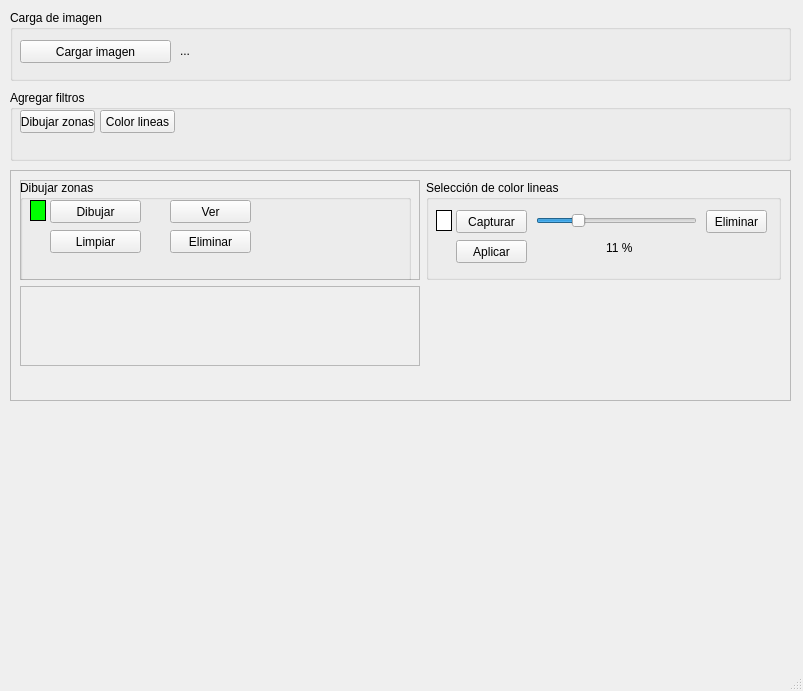
<?xml version="1.0" encoding="UTF-8"?>
<ui version="4.0">
 <class>MainWindow</class>
 <widget class="QMainWindow" name="MainWindow">
  <property name="geometry">
   <rect>
    <x>0</x>
    <y>0</y>
    <width>803</width>
    <height>691</height>
   </rect>
  </property>
  <property name="windowTitle">
   <string>MainWindow</string>
  </property>
  <widget class="QWidget" name="centralwidget">
   <widget class="QGroupBox" name="gbr_load_image">
    <property name="geometry">
     <rect>
      <x>10</x>
      <y>10</y>
      <width>781</width>
      <height>71</height>
     </rect>
    </property>
    <property name="title">
     <string>Carga de imagen</string>
    </property>
    <widget class="QPushButton" name="btn_load_image">
     <property name="geometry">
      <rect>
       <x>10</x>
       <y>30</y>
       <width>151</width>
       <height>23</height>
      </rect>
     </property>
     <property name="text">
      <string>Cargar imagen</string>
     </property>
    </widget>
    <widget class="QLabel" name="lbl_load_image">
     <property name="geometry">
      <rect>
       <x>170</x>
       <y>30</y>
       <width>601</width>
       <height>21</height>
      </rect>
     </property>
     <property name="text">
      <string>...</string>
     </property>
    </widget>
   </widget>
   <widget class="QScrollArea" name="scrollArea_filters">
    <property name="geometry">
     <rect>
      <x>10</x>
      <y>170</y>
      <width>781</width>
      <height>231</height>
     </rect>
    </property>
    <property name="widgetResizable">
     <bool>true</bool>
    </property>
    <property name="alignment">
     <set>Qt::AlignLeading|Qt::AlignLeft|Qt::AlignTop</set>
    </property>
    <widget class="QWidget" name="scrollAreaWidgetContents">
     <property name="geometry">
      <rect>
       <x>0</x>
       <y>0</y>
       <width>779</width>
       <height>229</height>
      </rect>
     </property>
     <layout class="QGridLayout" name="gridLayout">
      <item row="1" column="0">
       <widget class="QFrame" name="sfz_frame">
        <property name="minimumSize">
         <size>
          <width>400</width>
          <height>80</height>
         </size>
        </property>
        <property name="maximumSize">
         <size>
          <width>400</width>
          <height>100</height>
         </size>
        </property>
        <property name="styleSheet">
         <string notr="true"/>
        </property>
        <property name="frameShape">
         <enum>QFrame::StyledPanel</enum>
        </property>
        <property name="frameShadow">
         <enum>QFrame::Raised</enum>
        </property>
        <widget class="QGroupBox" name="sfz_grb_draw_zones">
         <property name="geometry">
          <rect>
           <x>0</x>
           <y>0</y>
           <width>391</width>
           <height>101</height>
          </rect>
         </property>
         <property name="title">
          <string>Dibujar zonas</string>
         </property>
         <widget class="QPushButton" name="sfz_btn_draw_zone">
          <property name="geometry">
           <rect>
            <x>30</x>
            <y>20</y>
            <width>91</width>
            <height>23</height>
           </rect>
          </property>
          <property name="text">
           <string>Dibujar</string>
          </property>
         </widget>
         <widget class="QLabel" name="sfz_lbl_draw_zone">
          <property name="geometry">
           <rect>
            <x>10</x>
            <y>20</y>
            <width>16</width>
            <height>21</height>
           </rect>
          </property>
          <property name="autoFillBackground">
           <bool>false</bool>
          </property>
          <property name="styleSheet">
           <string notr="true">background: rgb(0, 255, 0);
border: 1px solid black;</string>
          </property>
          <property name="text">
           <string/>
          </property>
         </widget>
         <widget class="QPushButton" name="sfz_btn_limpiar_zonas">
          <property name="geometry">
           <rect>
            <x>30</x>
            <y>50</y>
            <width>91</width>
            <height>23</height>
           </rect>
          </property>
          <property name="text">
           <string>Limpiar</string>
          </property>
         </widget>
         <widget class="QPushButton" name="sfz_btn_view_zone">
          <property name="geometry">
           <rect>
            <x>150</x>
            <y>20</y>
            <width>81</width>
            <height>23</height>
           </rect>
          </property>
          <property name="text">
           <string>Ver</string>
          </property>
         </widget>
         <widget class="QPushButton" name="pushButton">
          <property name="geometry">
           <rect>
            <x>150</x>
            <y>50</y>
            <width>81</width>
            <height>23</height>
           </rect>
          </property>
          <property name="text">
           <string>Eliminar</string>
          </property>
         </widget>
        </widget>
       </widget>
      </item>
      <item row="2" column="0" alignment="Qt::AlignLeft|Qt::AlignTop">
       <widget class="QFrame" name="cln_frame">
        <property name="minimumSize">
         <size>
          <width>400</width>
          <height>80</height>
         </size>
        </property>
        <property name="maximumSize">
         <size>
          <width>400</width>
          <height>100</height>
         </size>
        </property>
        <property name="styleSheet">
         <string notr="true"/>
        </property>
        <property name="frameShape">
         <enum>QFrame::StyledPanel</enum>
        </property>
        <property name="frameShadow">
         <enum>QFrame::Raised</enum>
        </property>
       </widget>
      </item>
      <item row="1" column="1">
       <widget class="QGroupBox" name="groupBox_2">
        <property name="title">
         <string>Selección de color lineas</string>
        </property>
        <widget class="QLabel" name="lbl_color_linea">
         <property name="geometry">
          <rect>
           <x>10</x>
           <y>30</y>
           <width>16</width>
           <height>21</height>
          </rect>
         </property>
         <property name="autoFillBackground">
          <bool>false</bool>
         </property>
         <property name="styleSheet">
          <string notr="true">background: rgb(255, 255, 255 );
border: 1px solid black;</string>
         </property>
         <property name="text">
          <string/>
         </property>
        </widget>
        <widget class="QPushButton" name="btn_capturar_color">
         <property name="geometry">
          <rect>
           <x>30</x>
           <y>30</y>
           <width>71</width>
           <height>23</height>
          </rect>
         </property>
         <property name="text">
          <string>Capturar</string>
         </property>
        </widget>
        <widget class="QPushButton" name="btn_aplicar_color_linea">
         <property name="geometry">
          <rect>
           <x>30</x>
           <y>60</y>
           <width>71</width>
           <height>23</height>
          </rect>
         </property>
         <property name="text">
          <string>Aplicar</string>
         </property>
        </widget>
        <widget class="QSlider" name="sld_tolerancia_linea">
         <property name="geometry">
          <rect>
           <x>110</x>
           <y>30</y>
           <width>161</width>
           <height>22</height>
          </rect>
         </property>
         <property name="minimum">
          <number>5</number>
         </property>
         <property name="maximum">
          <number>30</number>
         </property>
         <property name="pageStep">
          <number>1</number>
         </property>
         <property name="sliderPosition">
          <number>11</number>
         </property>
         <property name="tracking">
          <bool>false</bool>
         </property>
         <property name="orientation">
          <enum>Qt::Horizontal</enum>
         </property>
        </widget>
        <widget class="QLabel" name="lbl_tolerancia_linea">
         <property name="geometry">
          <rect>
           <x>180</x>
           <y>60</y>
           <width>31</width>
           <height>16</height>
          </rect>
         </property>
         <property name="text">
          <string>11 %</string>
         </property>
        </widget>
        <widget class="QPushButton" name="pushButton_2">
         <property name="geometry">
          <rect>
           <x>280</x>
           <y>30</y>
           <width>61</width>
           <height>23</height>
          </rect>
         </property>
         <property name="text">
          <string>Eliminar</string>
         </property>
        </widget>
       </widget>
      </item>
     </layout>
    </widget>
   </widget>
   <widget class="QGroupBox" name="gbr_add_filter">
    <property name="geometry">
     <rect>
      <x>10</x>
      <y>90</y>
      <width>781</width>
      <height>71</height>
     </rect>
    </property>
    <property name="title">
     <string>Agregar filtros</string>
    </property>
    <property name="checkable">
     <bool>false</bool>
    </property>
    <widget class="QPushButton" name="btn_draw_zones">
     <property name="geometry">
      <rect>
       <x>10</x>
       <y>20</y>
       <width>75</width>
       <height>23</height>
      </rect>
     </property>
     <property name="text">
      <string>Dibujar zonas</string>
     </property>
    </widget>
    <widget class="QPushButton" name="btn_color_lines">
     <property name="geometry">
      <rect>
       <x>90</x>
       <y>20</y>
       <width>75</width>
       <height>23</height>
      </rect>
     </property>
     <property name="text">
      <string>Color lineas</string>
     </property>
    </widget>
   </widget>
  </widget>
  <widget class="QStatusBar" name="statusbar"/>
 </widget>
 <resources/>
 <connections/>
</ui>
